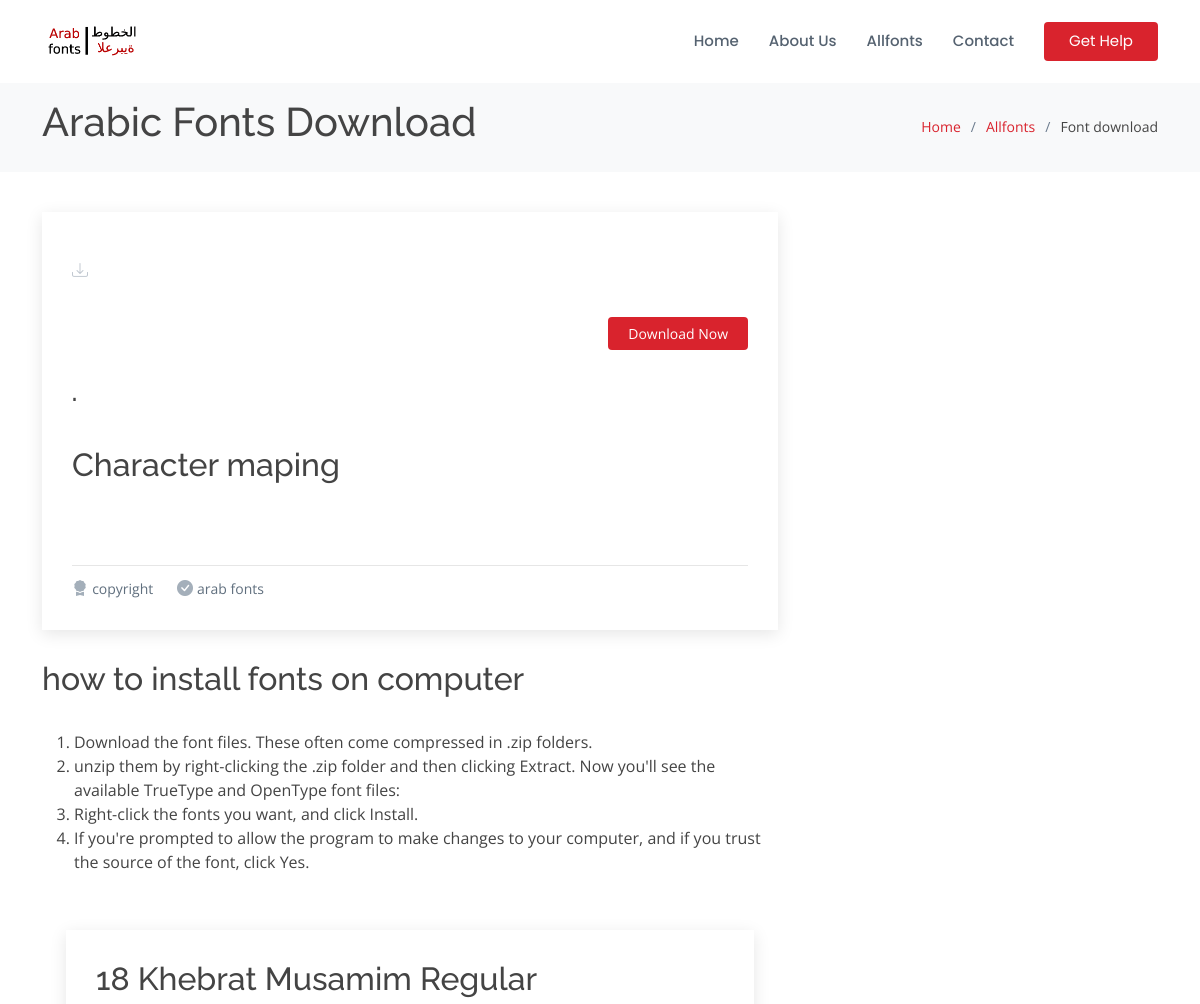
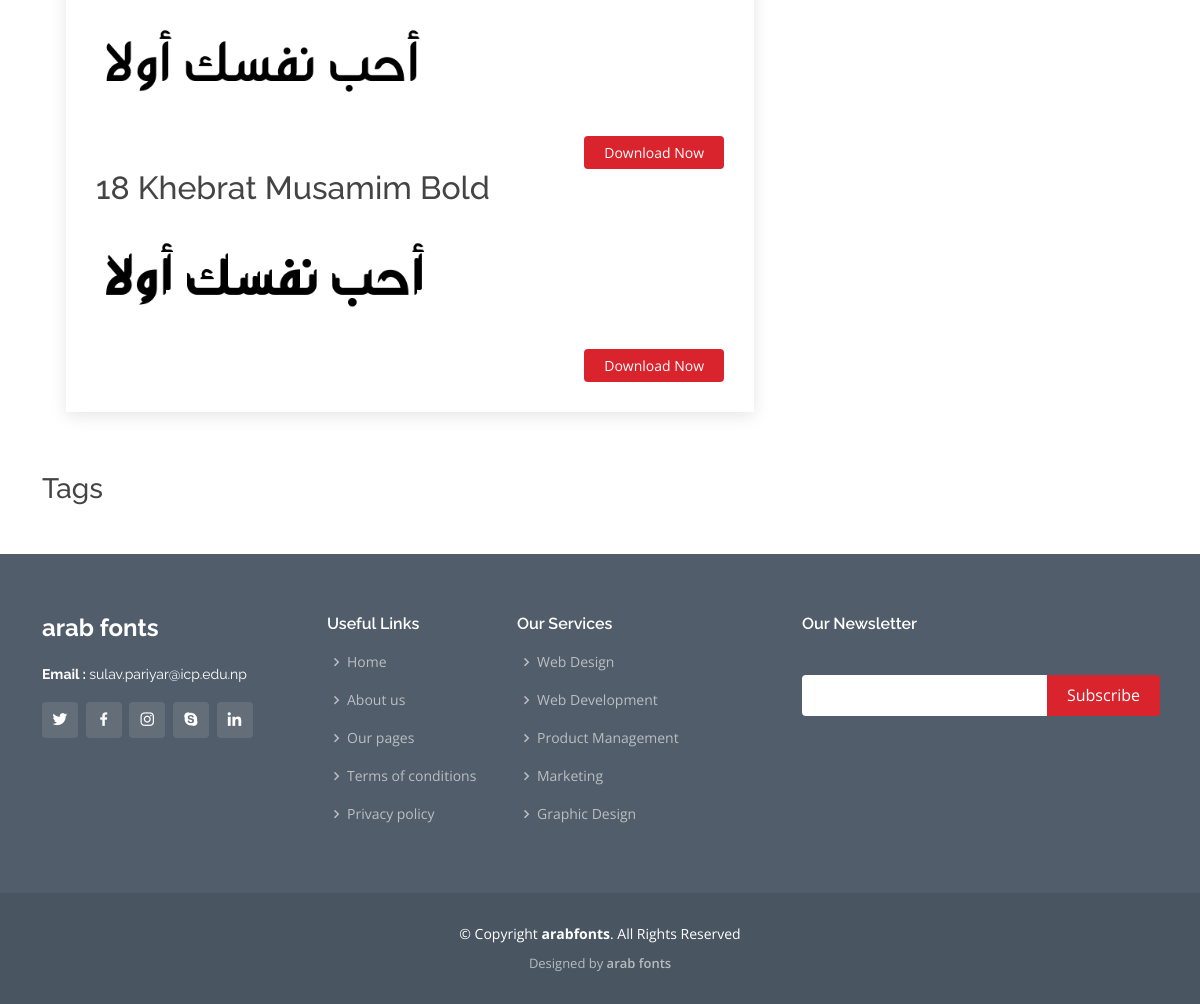
The page /20faces-regular/ on the database as committed earlier (2 pictures, top to bottom).
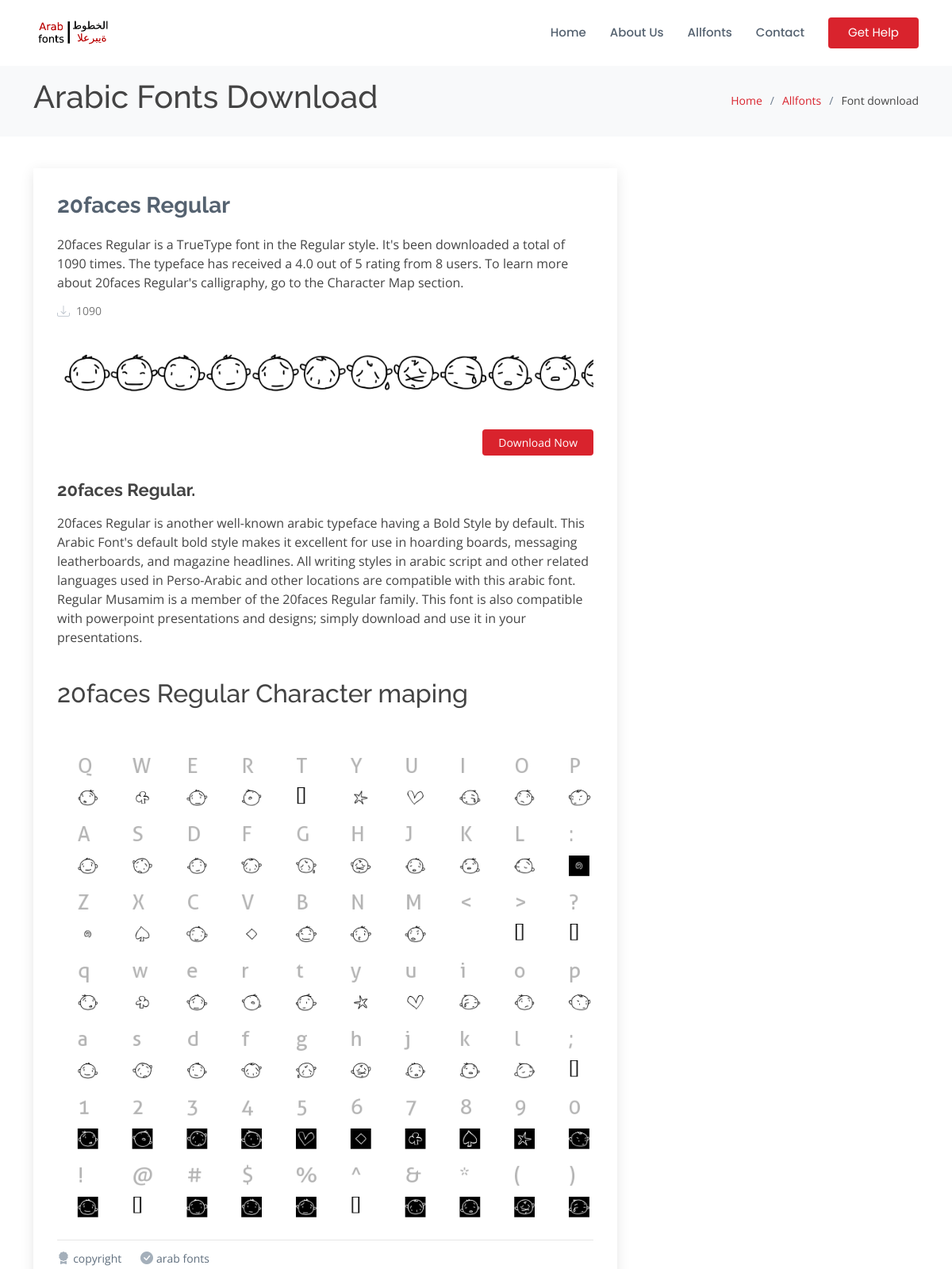
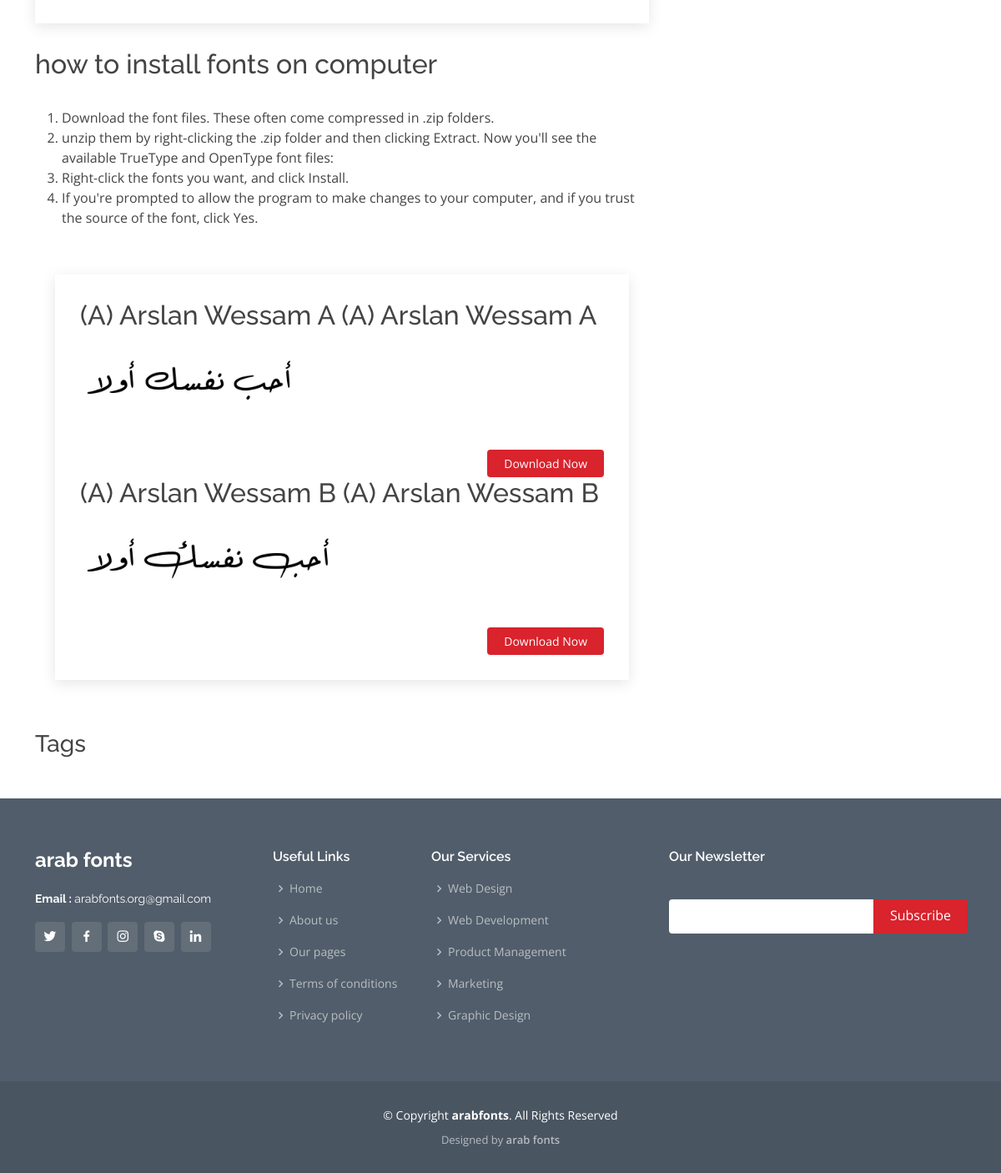
The same page on the database as committed later (2 pictures, top to bottom).
### home/models.py (models this page shows, shortened)
class Modification(models.Model):
    websitename = models.CharField(max_length=50)
    ouremail = models.EmailField()
    copyright = models.CharField(max_length=100)
    logo = models.ImageField(upload_to='websiteimages')
    websitediscription = FroalaField()
    favicon = models.ImageField()

class Fonts(models.Model):
    title = models.CharField(max_length=100, unique=True)
    slug = models.SlugField(max_length=200, null=True, blank=True)
    metakeyword = models.CharField(max_length=200, null=True)
    header_image = models.ImageField(upload_to='header_image')
    headerimg_alt = models.CharField(max_length=100, default="arabic fonts")
    upload_fonts = models.FileField(upload_to="upload_fonts")
    short_dis = FroalaField()
    long_dis = FroalaField()
    char_maping = models.ImageField(upload_to='char_maping')
    charimg_alt = models.CharField(max_length=100, default="arabic fonts charecter maping image")
    publish = models.BooleanField(default=False)
    Total_downloads = models.PositiveIntegerField(default=10, blank=False, null= False)
    def __str__(self):
        return self.title

### home/views.py (the view)
# urls.py: path('<slug:slug>/' , fonts_details , name="fonts_details"),
def fonts_details(request, slug):
    websitedata = Modification.objects.latest('websitename', 'websitediscription', 'ouremail', 'copyright', 'logo', 'favicon' )
    allfonts = Fonts.objects.order_by('-Total_downloads')
    title = Fonts.objects.filter(slug = slug).first()
    context = {
        'allfonts': allfonts[:2],
        'title': title,
        'websitedata': websitedata,
        'copyright': copyright,
    }
    try:
        fonts_obj = Fonts.objects.filter(slug = slug).first()
        context['fonts_obj'] = fonts_obj
    except Exception as e:
        print(e)
    return render(request , 'fonts_details.html' , context)

### templates/fonts_details.html (shortened to what this page needs)
{% extends 'base.html' %}
{% block content %}
</header>
  <main id="main">
    <section id="breadcrumbs" class="breadcrumbs">
      <div class="container">
        <div class="d-flex justify-content-between align-items-center">
          <h1>Arabic Fonts Download</h1>
          <ol>
            <li><a href="/">Home</a></li>
            <li><a href="allfonts">Allfonts</a></li>
            <li>Font download</li>
          </ol>
        </div>
      </div>
    </section>
    <section id="blog" class="blog">
      <div class="container" data-aos="fade-up">
        <div class="row">
          <div class="col-lg-8 entries">
            <article class="entry entry-single">
              <h2 class="entry-title">
                <a href="/allfonts">{{fonts_obj.title}}</a>
              </h2>
              <div class="entry-content">
                <p>
                  {{fonts_obj.short_dis|safe }}
                </p>
                <div class="entry-meta">
                  <ul>
                    <li class="d-flex align-items-center"><i class="bi bi-download"></i> <a href="/">{{fonts_obj.Total_downloads}}</a></li>
                  </ul>
                </div>
                <img src="/static/{{fonts_obj.header_image}}" class="img-fluid" alt="{{fonts_obj.headerimg_alt}}{{fonts.title}}">
                <div class="read-more">
                  <a href="/static/{{fonts_obj.upload_fonts}}">Download Now</a>
                </div>
                <h3>{{fonts_obj.title}}.</h3>
                <p>
                  {{fonts_obj.long_dis|safe}}
                </p>
                <br>
                <h2>{{fonts_obj.title}} Character maping </h2><br><br>
                <img src="/static/{{fonts_obj.char_maping}}" class="img-fluid" alt="{{fonts_obj.charimg_alt}}">
              </div>
              <div class="entry-footer">
                <i class="bi bi-award-fill"></i>
                <ul class="cats">
                  <li><a href="#">copyright</a></li>
                </ul>
                <i class="bi bi-check-circle-fill"></i>
                <ul class="tags">
                  <li><a href="/">arab fonts </a></li>
                </ul>
              </div>
            </article>
            <h2>how to install fonts on computer</h2><br>
                    <ol>
                      <li>Download the font files. These often come compressed in .zip folders.</li>
                      <li>unzip them by right-clicking the .zip folder and then clicking Extract. Now you'll see the available TrueType and OpenType font files:</li>
                      <li>Right-click the fonts you want, and click Install.</li>
                      <li>If you're prompted to allow the program to make changes to your computer, and if you trust the source of the font, click Yes.</li>
                    </ol>
            <section id="blog" class="blog">
              <div class="container" data-aos="fade-up">
                <div class="">
                  <div class="">
                    <article class="entry">
                      {% for fonts in allfonts %}
                      <h2>{{fonts.title}}</h2>
                      <a href="{% url 'fonts_details' fonts.slug%}"><img src="/static/{{fonts.header_image}}" class="img-fluid" alt="{{fonts.headerimg_alt}}{{fonts.title}}"></a>
                      <div class="entry-content">
                        <div class="read-more">
                          <a href="{% url 'fonts_details' fonts.slug %}">Download Now</a>
                        </div>
                      </div>
                      {% endfor %}
                    </article>
              </div>
            </div>
          </div>
          <div class="col-lg-4">
              <h3 class="sidebar-title">Tags</h3>
            </div>
          </div>
        </div>
      </div>
    </section>
  </main>
 {% endblock %}

### templates/base.html
{% include "header.html" %}
{% block content %}
{% endblock %}
{% include "footer.html" %}

### templates/header.html (shortened to what this page needs)
{% load static %}
<!DOCTYPE html>
<html lang="en">
<head>
  <link href="{% static 'assets/vendor/animate.css/animate.min.css' %}" rel="stylesheet">
  <link href="{% static 'assets/vendor/bootstrap/css/bootstrap.min.css' %}" rel="stylesheet">
  <link href="{% static 'assets/vendor/bootstrap-icons/bootstrap-icons.css' %}" rel="stylesheet">
  <link href="{% static 'assets/vendor/boxicons/css/boxicons.min.css' %}" rel="stylesheet">
  <link href="{% static 'assets/vendor/glightbox/css/glightbox.min.css' %}" rel="stylesheet">
  <link href="{% static 'assets/vendor/remixicon/remixicon.css' %}" rel="stylesheet">
  <link href="{% static 'assets/vendor/swiper/swiper-bundle.min.css' %}" rel="stylesheet">
  <link href="{% static 'assets/css/style.css' %}" rel="stylesheet">
</head>
<body>
    <header id="header" class="fixed-top d-flex align-items-center">
      <div class="container d-flex align-items-center">
        <a href="/" class="logo me-auto"><img src="/static/{{websitedata.logo}}" alt="" class="img-fluid"></a>
        <nav id="navbar" class="navbar">
          <ul>
            <li><a href="/">Home</a></li>
            <li><a href="/aboutus">About Us</a></li>
            <li><a href="/allfonts">Allfonts</a></li>
            <li><a href="/contact">Contact</a></li>
            <li><a href="/help" class="getstarted">Get Help</a></li>
          </ul>
        </nav>
      </div>

### templates/footer.html (shortened to what this page needs)
{% load static %}
 <footer id="footer">
  <div class="footer-top">
    <div class="container">
      <div class="row">
        <div class="col-lg-3 col-md-6">
          <div class="footer-info">
            <h3>{{ websitedata.websitename }}</h3>
             <p>
              <strong>Email : </strong>{{websitedata.ouremail}}<br>
            </p>
            <div class="social-links mt-3">
              <a href="#" class="twitter"><i class="bx bxl-twitter"></i></a>
              <a href="#" class="facebook"><i class="bx bxl-facebook"></i></a>
              <a href="#" class="instagram"><i class="bx bxl-instagram"></i></a>
              <a href="#" class="google-plus"><i class="bx bxl-skype"></i></a>
              <a href="#" class="linkedin"><i class="bx bxl-linkedin"></i></a>
            </div>
          </div>
        </div>
        <div class="col-lg-2 col-md-6 footer-links">
          <h4>Useful Links</h4>
          <ul>
            <li><i class="bx bx-chevron-right"></i> <a href="/">Home</a></li>
            <li><i class="bx bx-chevron-right"></i> <a href="/aboutus">About us</a></li>
            <li><i class="bx bx-chevron-right"></i> <a href="/pages">Our pages</a></li>
            <li><i class="bx bx-chevron-right"></i> <a href="/termsandcondition">Terms of conditions</a></li>
            <li><i class="bx bx-chevron-right"></i> <a href="/privacypolicy">Privacy policy</a></li>
          </ul>
        </div>
        <div class="col-lg-3 col-md-6 footer-links">
          <h4>Our Services</h4>
          <ul>
            <li><i class="bx bx-chevron-right"></i> <a href="#">Web Design</a></li>
            <li><i class="bx bx-chevron-right"></i> <a href="#">Web Development</a></li>
            <li><i class="bx bx-chevron-right"></i> <a href="#">Product Management</a></li>
            <li><i class="bx bx-chevron-right"></i> <a href="#">Marketing</a></li>
            <li><i class="bx bx-chevron-right"></i> <a href="#">Graphic Design</a></li>
          </ul>
        </div>
        <div class="col-lg-4 col-md-6 footer-newsletter">
          <h4>Our Newsletter</h4>
          <form action="" method="post">
            <input type="email" name="email"><input type="submit" value="Subscribe">
          </form>
        </div>
      </div>
    </div>
  </div>
  <div class="container">
    <div class="copyright">
      &copy; Copyright <strong><span> {{ websitedata.copyright }}</span></strong>. All Rights Reserved
    </div>
    <div class="credits">
      Designed by <a href="https://arabfonts.com/">{{ websitedata.websitename }}</a>
    </div>
  </div>
</footer>
</body>
</html>

Rows that differ between the two databases and show on the page:
no longer on this page (row unchanged): Fonts: title "18 Khebrat Musamim Regular", header_image (picture)
no longer on this page (row unchanged): Fonts: title "18 Khebrat Musamim Bold", header_image (picture)
changed Modification "arab fonts": ouremail "sulav.pariyar@icp.edu.np" → "arabfonts.org@gmail.com"
added Fonts: title "20faces Regular", short_dis "20faces Regular is a TrueType font in the Regular style. It's been downloaded a total of 1090 times. The typeface has received a 4.0 out of 5 rating from 8 users. To learn more about 20faces Regular's calligraphy, go to the Character Map section.", Total_downloads "1090", header_image (picture), long_dis "20faces Regular is another well-known arabic typeface having a Bold Style by default. This Arabic Font's default bold style makes it excellent for use in hoarding boards, messaging leatherboards, and magazine headlines. All writing styles in arabic script and other related languages used in Perso-Arabic and other locations are compatible with this arabic font. Regular Musamim is a member of the 20faces Regular family. This font is also compatible with powerpoint presentations and designs; simply download and use it in your presentations.", char_maping (picture)
added Fonts: title "(A) Arslan Wessam A (A) Arslan Wessam A", header_image (picture)
added Fonts: title "(A) Arslan Wessam B (A) Arslan Wessam B", header_image (picture)
